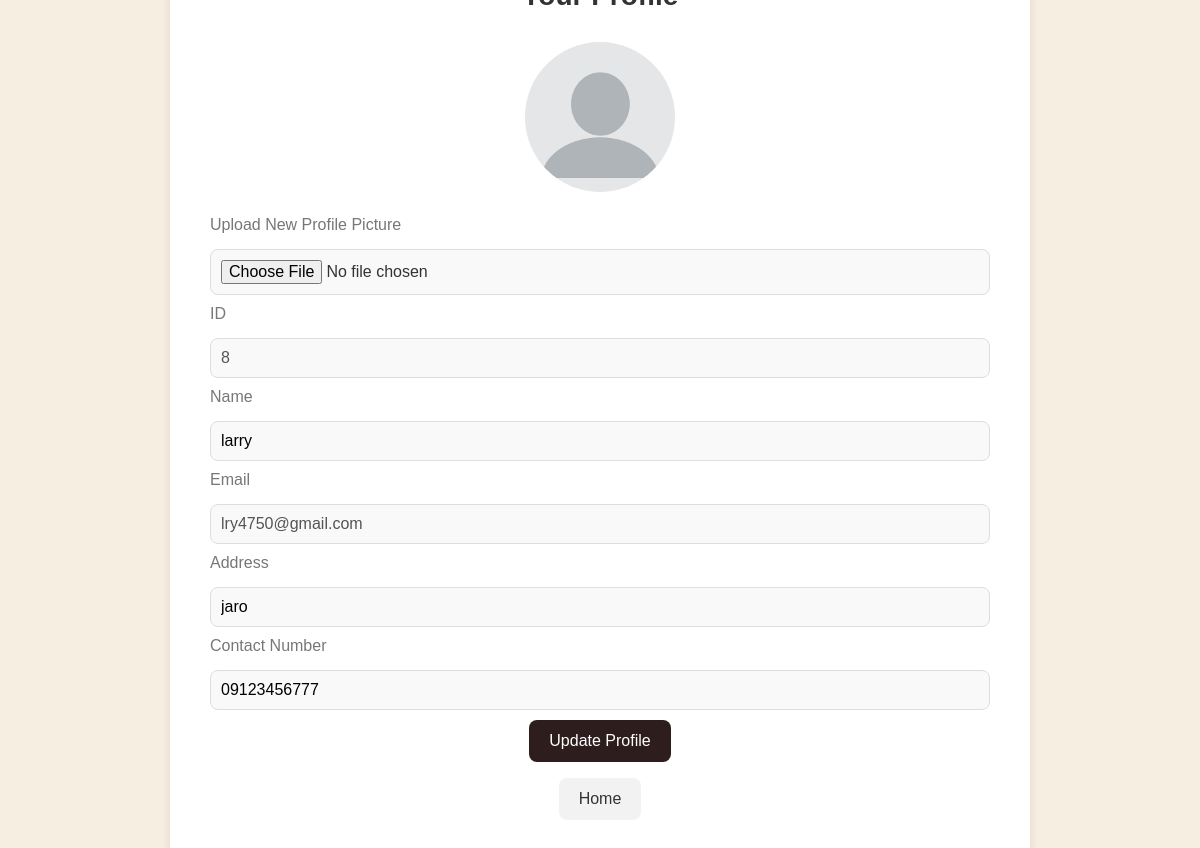
The app's page /products/profile.php (signed in) with its own data.
### tables this page shows
CREATE TABLE `customers` (
  `id` int(11) NOT NULL,
  `customer_name` varchar(100) DEFAULT NULL,
  `email` varchar(100) DEFAULT NULL,
  `password` varchar(255) NOT NULL,
  `address` varchar(255) NOT NULL,
  `contact_number` varchar(15) NOT NULL,
  `status` enum('pending','approved','declined') DEFAULT 'pending',
  `images` varchar(255) DEFAULT NULL,
  `profile_image` varchar(255) DEFAULT NULL
);

### products/profile.php (the view, shortened to what this page needs)
<?php
@include '../connections/config.php';
$email = $_SESSION['email'];
$query = "SELECT * FROM customers WHERE email = '$email'";
$result = mysqli_query($conn, $query);
$lender = mysqli_fetch_assoc($result);
?>
<!DOCTYPE html>
<html lang="en">
<head>
    <link rel="stylesheet" href="https://cdnjs.cloudflare.com/ajax/libs/font-awesome/5.15.4/css/all.min.css">
    <link rel="stylesheet" href="assets/profile.css?v=1.0">
</head>
<body>
<div class="container">
    <div class="profile-container">
        <form action="profile.php" method="post" enctype="multipart/form-data">
            <h3>Your Profile</h3>
            <div class="profile-picture">
                <?php if (!empty($lender['profile_image'])): ?>
                    <img src="profile_pics/<?php echo htmlspecialchars($lender['profile_image']); ?>" alt="Profile Picture" height="150">
                <?php else: ?>
                    <img src="profile_pics/default.png" alt="Default Profile Picture" height="150">
                <?php endif; ?>
            </div>
            <label for="profile_image">Upload New Profile Picture</label>
            <input type="file" name="profile_image" accept="image/png, image/jpeg, image/jpg" class="box">
            <label for="id">ID</label>
            <input type="text" name="id" value="<?php echo htmlspecialchars($lender['id']); ?>" class="box" disabled>
            <label for="name">Name</label>
            <input type="text" name="customer_name" value="<?php echo htmlspecialchars($lender['customer_name']); ?>" class="box" required>
            <label for="email">Email</label>
            <input type="email" name="email" value="<?php echo htmlspecialchars($lender['email']); ?>" class="box" disabled>
            <label for="address">Address</label>
            <input type="text" name="address" value="<?php echo htmlspecialchars($lender['address']); ?>" class="box" required>
            <label for="contact_number">Contact Number</label>
            <input type="text" name="contact_number" value="<?php echo htmlspecialchars($lender['contact_number']); ?>" class="box" required>
            <input type="submit" class="btn" name="update_profile" value="Update Profile">
        </form>
        <a href="customer.php" class="btn" style="margin-top: 1rem;">Home</a>
    </div>
</div>
</body>
</html>

### products/assets/profile.css (style rules this page uses)
* { margin: 0; padding: 0; box-sizing: border-box; }
body { font-family: 'Arial', sans-serif; background-color: #F6EEE0; display: flex; justify-content: center; align-items: center; height: 100vh; color: #333; }
.container { width: 100%; max-width: 900px; padding: 20px; }
.profile-container { background-color: #ffffff; border-radius: 10px; box-shadow: 0 4px 10px rgba(0, 0, 0, 0.1); padding: 40px; text-align: center; }
.profile-container h3 { font-size: 28px; margin-bottom: 30px; color: #333; font-weight: 600; }
.profile-picture img { border-radius: 50%; object-fit: cover; margin-bottom: 20px; transition: transform 0.3s ease; }
input[type="text"], input[type="email"], input[type="file"] { width: 100%; padding: 10px; margin: 10px 0; border: 1px solid #ddd; border-radius: 8px; font-size: 16px; background-color: #f9f9f9; transition: border-color 0.3s ease, background-color 0.3s ease; }
input[type="submit"] { background-color: #2d1d1d; color: white; border: none; padding: 12px 20px; font-size: 16px; border-radius: 8px; cursor: pointer; transition: background-color 0.3s ease; }
a.btn { display: inline-block; background-color: #f2f2f2; color: #333; padding: 12px 20px; font-size: 16px; border-radius: 8px; text-decoration: none; text-align: center; transition: background-color 0.3s ease, color 0.3s ease; margin-top: 20px; }
label { font-size: 16px; color: #777; text-align: left; display: block; margin-bottom: 5px; }

### records on screen
customers: profile_image (picture), id "8", customer_name "larry", email "lry4750@gmail.com", address "jaro", contact_number "09123456777"
